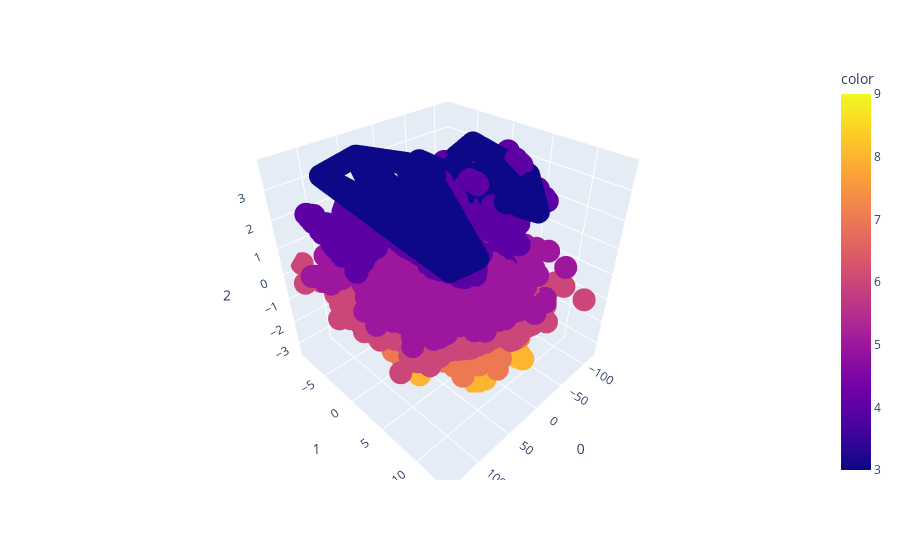

Notebook source saved alongside this figure:
### Code cell
pca = PCA(n_components=3)
components = pca.fit_transform(df)

total_var = pca.explained_variance_ratio_.sum() * 100

fig = px.scatter_3d(components, x=0, y=1, z=2, color=y)
fig.show()
print(total_var)
print(list(zip(('x', 'y', 'z'), pca.explained_variance_ratio_)))

### Figure 1 — Plotly figure (JSON) as saved in the notebook; plotly's stock layout.template omitted (floating-point values rounded to 4 significant figures; data arrays with more than 128 entries replaced by an {"elided": "..."} marker saying what was removed)
{"data": [{"hovertemplate": "0=%{x}<br>1=%{y}<br>2=%{z}<br>color=%{marker.color}<extra></extra>", "legendgroup": "", "marker": {"color": {"elided": "16079 int values"}, "coloraxis": "coloraxis", "symbol": "circle"}, "mode": "markers", "name": "", "scene": "scene", "showlegend": false, "type": "scatter3d", "x": {"elided": "16079 float values"}, "y": {"elided": "16079 float values"}, "z": {"elided": "16079 float values"}}], "layout": {"coloraxis": {"colorbar": {"title": {"text": "color"}}, "colorscale": [[0, "#0d0887"], [0.1111, "#46039f"], [0.2222, "#7201a8"], [0.3333, "#9c179e"], [0.4444, "#bd3786"], [0.5556, "#d8576b"], [0.6667, "#ed7953"], [0.7778, "#fb9f3a"], [0.8889, "#fdca26"], [1, "#f0f921"]]}, "legend": {"tracegroupgap": 0}, "margin": {"t": 60}, "scene": {"domain": {"x": [0, 1], "y": [0, 1]}, "xaxis": {"title": {"text": "0"}}, "yaxis": {"title": {"text": "1"}}, "zaxis": {"title": {"text": "2"}}}}}
